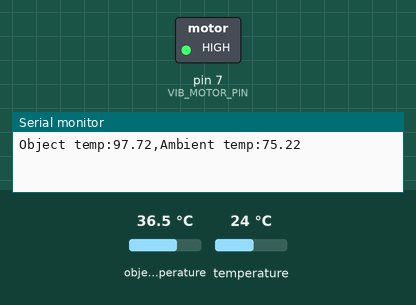
The sketch below on a simulated Arduino Uno, built with avr-gcc and run on an emulated ATmega328P. Parts: switched loads named in the sketch (green lamp = pin HIGH), the last lines printed to the serial monitor. Dashed ring = blinking. The test bench sets the inputs (shaded band); at power-on: object temperature 36.5 °C, temperature 24 °C.

Above: at 1.2 s.
1.3 s: object temperature set to 32.7 °C
7.3 s: object temperature set to 31.9 °C
At 8.8 s:
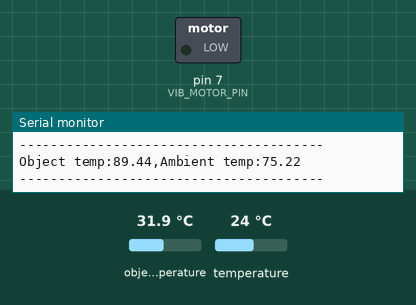
9.6 s: object temperature set to 39 °C
At 10.3 s:
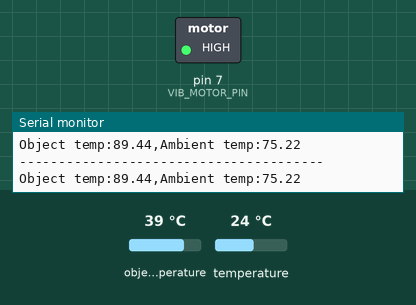
Timing chart, 0 to 21.1 s (numbered marks = the images above; inputs shaded):
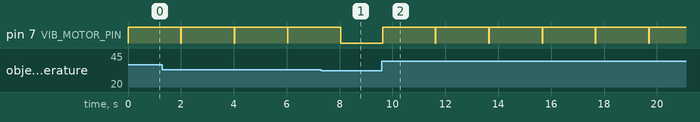

The sketch:

InvenTeam_Code.ino
```cpp
#include <SparkFunMLX90614.h>
#include <Wire.h>

IRTherm therm; //Infrared sensor object

const int delay_ = 10; //Delay loop value, constant for now, in milliseconds

const int PWM_PIN = 4; //PWM pin
const int NUM_READINGS = 5; //Constant number of readings, increase to increase ultrasonic accuracy at the cost of time
int range_readings[NUM_READINGS]; //Array to hold rangefinder reading values
long startTime = 0; //Start time value for range readings
long endTime = 0; //End time value for range readings

const int VIB_MOTOR_PIN = 7;

void setup() {
  Serial.begin(9600);
  therm.begin();
  therm.setUnit(TEMP_F);
  pinMode(PWM_PIN, INPUT);
  pinMode(VIB_MOTOR_PIN, OUTPUT);
}

void loop() {
  //Take IR reading and print it
  infraredReading();
  //Take Ultrasonic reading and print it
  //ultrasonicReading();

  if(therm.object() > 90.00){
    vibrateMotor(2);
  }

  Serial.println("---------------------------------------"); //Separates loops from each other
  delay(delay_);
}

//Function to swap two array elements
void swap(int *xp, int *yp)
{
    int temp = *xp;
    *xp = *yp;
    *yp = temp;
}

// A function to implement bubble sort
void bubbleSort(int arr[], int n)
{
    int i, j;
    for (i = 0; i < n-1; i++)

    // Last i elements are already in place
    for (j = 0; j < n-i-1; j++)
        if (arr[j] > arr[j+1])
            swap(&arr[j], &arr[j+1]);
}

//READING RANGEFINDER OUTPUT USING MEDIAN FILTER
void ultrasonicReading(){
  startTime = micros();
  for(int i = 0; i<NUM_READINGS; i++){
      range_readings[i] = pulseIn(PWM_PIN, HIGH);
  }
  endTime = micros();
  Serial.print("Time taken for range readings: ");
  Serial.println(endTime-startTime);

  //SORT READINGS
  bubbleSort(range_readings, NUM_READINGS);

  //MEDIAN VALUE
  int val = range_readings[NUM_READINGS /2];

  Serial.print("Ultrasonic reading: ");
  Serial.println(val);

}

//READING IR SENSOR OUTPUT
void infraredReading(){
  if (therm.read()) // On success, read() will return 1, on fail 0.
  {
    // Use the object() and ambient() functions to grab the object and ambient
    // temperatures.
    // They'll be floats, calculated out to the unit you set with setUnit().
    //Serial.print("Object temp: " + String(therm.object(), 2));
    Serial.print("Object temp:");
    Serial.print(therm.object());
    Serial.print(",");
    Serial.print("Ambient temp:");
    Serial.println(therm.ambient());
    //Serial.println("F");
    //Serial.print("Ambient temp: " + String(therm.ambient(), 2));
    //Serial.println("F");
  }else{
    Serial.println("Signal not found, check IR connections...");
  }
}

void vibrateMotor(int seconds){
    digitalWrite(VIB_MOTOR_PIN, HIGH);
    delay(seconds * 1000);
    digitalWrite(VIB_MOTOR_PIN, LOW);
}
```

Measured:
- the behaviour switches between 32.3 and 32.2 °C on object temperature (found by bisection; images 0 and 1)
- after the input at 7.3 s, pin 7 (VIB_MOTOR_PIN): goes on until 8.0 s, then stays LOW
- after the input at 9.6 s, pin 7 (VIB_MOTOR_PIN): alternates HIGH for 2.0 s and LOW for 0.02 s, starting at once
- by itself, pin 7 (VIB_MOTOR_PIN): alternates HIGH for 2.0 s and LOW for 0.02 s
